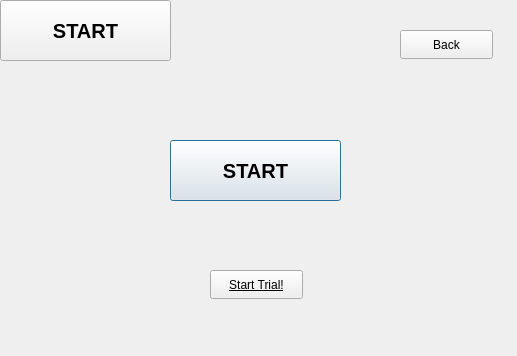
<?xml version="1.0" encoding="UTF-8"?>
<ui version="4.0">
 <class>starttask</class>
 <widget class="QDialog" name="starttask">
  <property name="geometry">
   <rect>
    <x>0</x>
    <y>0</y>
    <width>517</width>
    <height>356</height>
   </rect>
  </property>
  <property name="windowTitle">
   <string>Start Task</string>
  </property>
  <widget class="QPushButton" name="StartButton">
   <property name="geometry">
    <rect>
     <x>170</x>
     <y>140</y>
     <width>171</width>
     <height>61</height>
    </rect>
   </property>
   <property name="font">
    <font>
     <pointsize>15</pointsize>
     <bold>true</bold>
    </font>
   </property>
   <property name="text">
    <string>START</string>
   </property>
  </widget>
  <widget class="QPushButton" name="tryButton">
   <property name="geometry">
    <rect>
     <x>210</x>
     <y>270</y>
     <width>93</width>
     <height>29</height>
    </rect>
   </property>
   <property name="font">
    <font>
     <underline>true</underline>
    </font>
   </property>
   <property name="text">
    <string>Start Trial!</string>
   </property>
  </widget>
  <widget class="QPushButton" name="BackButton">
   <property name="geometry">
    <rect>
     <x>400</x>
     <y>30</y>
     <width>93</width>
     <height>29</height>
    </rect>
   </property>
   <property name="text">
    <string>Back</string>
   </property>
  </widget>
  <widget class="QPushButton" name="StartButton_2">
   <property name="geometry">
    <rect>
     <x>0</x>
     <y>0</y>
     <width>171</width>
     <height>61</height>
    </rect>
   </property>
   <property name="font">
    <font>
     <pointsize>15</pointsize>
     <bold>true</bold>
    </font>
   </property>
   <property name="text">
    <string>START</string>
   </property>
  </widget>
 </widget>
 <resources/>
 <connections/>
</ui>
